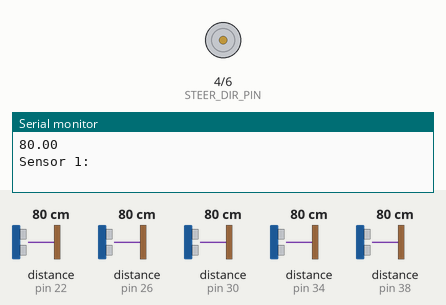
Simulated run of this sketch. Board: Arduino Uno, built with avr-gcc and run on an emulated ATmega328P. On the bench: direction and speed pins drawn as motors (green arrow = direction pin HIGH = forward, orange = LOW = backward, longer = more drive), the last lines printed to the serial monitor. The test bench sets the inputs (shaded band); at power-on: distance to the obstacle (sensors on pin 22, pin 26, pin 30, pin 34, pin 38) 80 cm. The echo pulse lasts 58.3 µs per cm.

Above: at 1.2 s.
1.3 s: distance to the obstacle (sensor on pin 22) set to 11 cm
4.3 s: distance to the obstacle (sensor on pin 22) set to 8 cm
5.8 s: distance to the obstacle (sensor on pin 26) set to 11 cm
8.8 s: distance to the obstacle (sensor on pin 26) set to 8 cm
11.8 s: distance to the obstacle (sensor on pin 30) set to 65 cm
14.0 s: distance to the obstacle (sensor on pin 30) set to 54 cm
At 15.5 s:
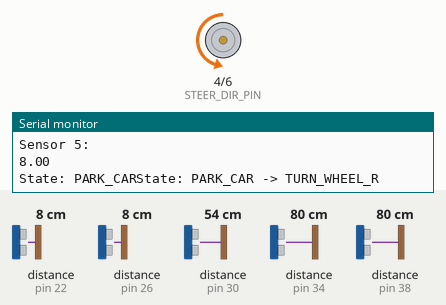
At 16.2 s:
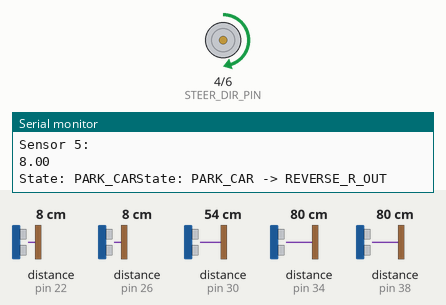
Timing chart, 0 to 18.0 s (numbered marks = the images above; inputs shaded):
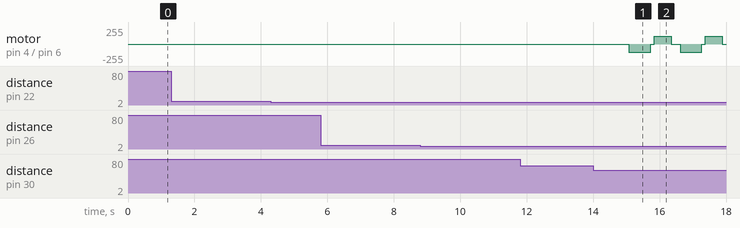

The sketch:

foo.c.ino
```cpp
#include "head.h"
#include "algorithm.h"
#include <HCSR04.h>

UltraSonicDistanceSensor Sensor_0(S0_TRIG,S0_ECHO);
UltraSonicDistanceSensor Sensor_1(S1_TRIG,S1_ECHO);
UltraSonicDistanceSensor Sensor_2(S2_TRIG,S2_ECHO);
UltraSonicDistanceSensor Sensor_3(S3_TRIG,S3_ECHO);
//UltraSonicDistanceSensor Sensor_4(S4_TRIG,S4_ECHO);
UltraSonicDistanceSensor Sensor_5(S5_TRIG,S5_ECHO);
tByte State = MID;
double Sensors_Current[6] = {0};
double Sensors_Prev[6] = {0};
unsigned long T1,T2,TIME_TICK = 80;
static Vehicle V1;

void SET_DC(u8 value){
  switch(value){
    case FRONT:
    digitalWrite(DC_DIR_PIN, FRONT_DIR);
    analogWrite(DC_PWM_PIN,DC_SPEED_PWM);
    break;

    case REAR:
    digitalWrite(DC_DIR_PIN,REAR_DIR);
    analogWrite(DC_PWM_PIN,DC_SPEED_PWM);
    break;

    case STOP:
    analogWrite(DC_PWM_PIN,0);
    break;
  }
}

void SET_SERVO(u8 value){
  switch(value){
    case LEFT:
    switch(State){
      case MID:
      digitalWrite(STEER_DIR_PIN,LEFT_DIR);
      analogWrite(STEER_PWM_PIN,STEER_SPEED_PWM);
      delay(Delay_time_ms);
      analogWrite(STEER_PWM_PIN,0);
      break;

      case RIGHT:
      digitalWrite(STEER_DIR_PIN,LEFT_DIR);
      analogWrite(STEER_PWM_PIN,STEER_SPEED_PWM);
      delay((Delay_time_ms *2));
      analogWrite(STEER_PWM_PIN,0);
      break;
    }
    State = LEFT;
    break;

    case MID:
    switch(State){
      case LEFT:
      digitalWrite(STEER_DIR_PIN,RIGHT_DIR);
      analogWrite(STEER_PWM_PIN,STEER_SPEED_PWM);
      delay(Delay_time_ms*0.8);
      analogWrite(STEER_PWM_PIN,0);
      break;

      case RIGHT:
      digitalWrite(STEER_DIR_PIN,LEFT_DIR);
      analogWrite(STEER_PWM_PIN,STEER_SPEED_PWM);
      delay(Delay_time_ms*0.8);
      analogWrite(STEER_PWM_PIN,0);
      break;
    }
    State = MID;
    break;

    case RIGHT:
    switch(State){
      case MID:
      digitalWrite(STEER_DIR_PIN,RIGHT_DIR);
      analogWrite(STEER_PWM_PIN,STEER_SPEED_PWM);
      delay(Delay_time_ms);
      analogWrite(STEER_PWM_PIN,0);
      break;

      case LEFT:
      digitalWrite(STEER_DIR_PIN,RIGHT_DIR);
      analogWrite(STEER_PWM_PIN,STEER_SPEED_PWM);
      delay((Delay_time_ms*2));
      analogWrite(STEER_PWM_PIN,0);
      break;
    }
    State = RIGHT;
    break;

  }
}

void Algorithm_init(void){
    V1.general = REST;
    V1.detect_park = STARTUP_MODE;
    V1.park_car = MOVE_FWD;
}

void Algorithm_update(void){
    T1 = millis();
    static tWord time_count = 0;
    static tWord distance_cm  = 0;
    tWord   increment=0;
    tWord   side_sensor_ratio = 0;

    Sensors_Current[0] = Sensor_0.measureDistanceCm();
    Sensors_Current[1] = Sensor_1.measureDistanceCm();
    Sensors_Current[2] = Sensor_2.measureDistanceCm();
    Sensors_Current[3] = Sensor_3.measureDistanceCm();
    //Sensors_Current[4] = Sensor_4.measureDistanceCm();
    Sensors_Current[5] = Sensor_5.measureDistanceCm();
    Serial.print("Sensor 0: \n");
    Serial.println(Sensors_Current[0]);
    Serial.print("Sensor 1: \n");
    Serial.println(Sensors_Current[1]);
    Serial.print("Sensor 2: \n");
    Serial.println(Sensors_Current[2]);
    Serial.print("Sensor 3: \n");
    Serial.println(Sensors_Current[3]);
    Serial.print("Sensor 4: \n");
    Serial.println(Sensors_Current[4]);
    Serial.print("Sensor 5: \n");
    Serial.println(Sensors_Current[5]);

    switch(V1.general){

    case REST:
        Serial.print("State: REST");
        SET_DC(STOP);
        SET_SERVO(MID);
        V1.general = DETECT_PARK;
        break;

    case DETECT_PARK:
        Serial.print("State: DETECT_PARK");
        switch(V1.detect_park){

        case STARTUP_MODE:
            Serial.print("State: DETECT_PARK -> STARTUP_MODE");
            V1.detect_park = NO_DETECTION;
            SET_DC(FRONT);
            SET_SERVO(MID);
            break;

        case NO_DETECTION:
            Serial.print("State: DETECT_PARK -> NO_DETECTION");
            if (Sensors_Current[5] <= MIN_OBSTACLE_SPACE)
                V1.detect_park = PAUSE_DETECTION;
            else if (Sensors_Current[3] >= PARK_WIDTH)
                V1.detect_park = POSSIBLE_PARK_SPACE;
            break;

        case PAUSE_DETECTION:
            Serial.print("State: DETECT_PARK -> PAUSE_DETECTION");
            SET_DC(STOP);
            if (Sensors_Current[5] >= MIN_OBSTACLE_SPACE){
                V1.detect_park = NO_DETECTION;
                SET_DC(FRONT);
                }
            break;

        case POSSIBLE_PARK_SPACE:
            Serial.print("State: DETECT_PARK -> POSSIBLE_PARK_SPACE");
            if ((Sensors_Current[3] >= PARK_WIDTH) && (Sensors_Prev[3] >= PARK_WIDTH))
                V1.detect_park = START_OF_PARK_SPACE;
            else{
                V1.detect_park = NO_DETECTION;
            }
            break;

        case START_OF_PARK_SPACE:
            Serial.print("State: DETECT_PARK -> START_OF_PARK_SPACE");
            if (Sensors_Current[3] >= PARK_WIDTH || Sensors_Current[2] >= PARK_WIDTH){
                time_count += TIME_TICK;
            }
            else{
                distance_cm = CAR_VELOCITY * time_count /10;
                V1.detect_park = POSSIBLE_END_OF_PARK_SPACE;
            }
            break;

        case POSSIBLE_END_OF_PARK_SPACE:
            Serial.print("State: DETECT_PARK -> POSSIBLE_END_OF_PARK_SPACE");
            if ((Sensors_Current[3] <= PARK_WIDTH) && (Sensors_Current[2] <= PARK_WIDTH)){
                V1.detect_park = END_OF_PARK_SPACE;
            }
            else{
                V1.detect_park = START_OF_PARK_SPACE;
            }
            break;

        case END_OF_PARK_SPACE:
            Serial.print("State: DETECT_PARK -> END_OF_PARK_SPACE");
            if (distance_cm >= PARK_LENGTH){
                    V1.general = STOP;
                }
            else{
                    V1.detect_park = NO_DETECTION;
                }
            distance_cm = 0;
            time_count = 0;
            break;
        }
        break;

    case STOP:
        Serial.print("State: STOP");
        SET_DC(STOP);
        SET_SERVO(MID);
        V1.general = PARK_CAR;
        break;

    case PARK_CAR:
        Serial.print("State: PARK_CAR");
        switch(V1.park_car){

        case MOVE_FWD:
            Serial.print("State: PARK_CAR -> MOVE_FWD");
            SET_SERVO(MID);
            SET_DC(FRONT);
            time_count += TIME_TICK;
            distance_cm = CAR_VELOCITY * time_count /10;
            if (distance_cm >= MAX_LENGTH_AFTER_PARK){
                    SET_DC(STOP);
                    SET_SERVO(MID);
                    V1.park_car = TURN_WHEEL_R;
                    time_count = 0;
                    distance_cm = 0;
            }
            break;

        case TURN_WHEEL_R:
            Serial.print("State: PARK_CAR -> TURN_WHEEL_R");
            SET_SERVO(LEFT);   //OPPOSITE PARKING
            SET_DC(STOP);
            V1.park_car = REVERSE_R_OUT;
            break;

        case REVERSE_R_OUT:
            Serial.print("State: PARK_CAR -> REVERSE_R_OUT");
            SET_DC(REAR);
            for(increment=0;increment< SENSORS_NUMBERS;increment++)
            {
                if (Sensors_Current[increment] <= MIN_OBSTACLE_SPACE)
                {
                    //Sensors_Current[increment] = Sensors_GetReading(increment);
                    if (Sensors_Current[increment] <= MIN_OBSTACLE_SPACE)
                    {
                        SET_DC(STOP);
                        SET_SERVO(MID);
                        V1.park_car = MOVE_FWD;
                        break;
                    }
                }
            }
            side_sensor_ratio = Sensors_Current[2]/Sensors_Current[3];
            if ((side_sensor_ratio>= PARK_RATIO_UPPER) || (side_sensor_ratio <= PARK_RATIO_LOWER)){
                V1.park_car = MOVE_FWD;
            }
            if (Sensors_Current[1] < MIN_CORNER_LEN)
            V1.park_car = REVERSE_R_IN;
            break;

        case REVERSE_R_IN:
            Serial.print("State: PARK_CAR -> REVERSE_R_IN");
            if ((Sensors_Current[2] <= MIN_SIDE_PARK_SPACE) || (Sensors_Current[0] <= MIN_REAR_PARK_SPACE))
                V1.park_car = REVERSE_LEFT;
            break;

        case REVERSE_LEFT:
            Serial.print("State: PARK_CAR -> REVERSE_LEFT");
            SET_DC(STOP);
            SET_SERVO(RIGHT);
            SET_DC(REAR);
            if(Sensors_Current[0] <= MIN_OBSTACLE_SPACE)
                V1.park_car = FWD_RIGHT;
            break;

        case FWD_RIGHT:
            Serial.print("State: PARK_CAR -> FWD_RIGHT");
            SET_DC(STOP);
            SET_SERVO(LEFT);
            SET_DC(FRONT);
            if(Sensors_Current[2] >= Sensors_Current[3])
                V1.park_car = TERMINATE;
            break;

        case TERMINATE:
            Serial.print("State: PARK_CAR -> TERMINATE");
            SET_DC(STOP);
            SET_SERVO(MID);
      V1.general = FINISH;
            break;
        }
        break;

  case FINISH:
    Serial.print("State: FINISH");
    SET_DC(STOP);
    SET_SERVO(MID);
    break;
    }

    Sensors_Prev[0] = Sensors_Current[0];
    Sensors_Prev[1] = Sensors_Current[1];
    Sensors_Prev[2] = Sensors_Current[2];
    Sensors_Prev[3] = Sensors_Current[3];
    Sensors_Prev[4] = Sensors_Current[4];
    Sensors_Prev[5] = Sensors_Current[5];
    T2 = millis();
    TIME_TICK = T2 - T1;
}
```

SOURCE_CODE.c.ino
```cpp
#include "head.h"
#include "algorithm.h"

void setup() {
  // put your setup code here, to run once:
  pinMode(DC_PWM_PIN, OUTPUT);
  pinMode(DC_DIR_PIN, OUTPUT);
  pinMode(STEER_PWM_PIN, OUTPUT);
  pinMode(STEER_DIR_PIN, OUTPUT);
  Serial.begin(9600);
  Algorithm_init();
}

void loop() {
  // put your main code here, to run repeatedly:
  Algorithm_update();
}
```

algorithm.h
```cpp
#ifndef ALGORITHM__H
#define ALGORITHM__H

#include "head.h"

//CAR DEPENDENT VARIABLES
#define PARK_LENGTH           (150)    //cm
#define PARK_WIDTH            (60)     //cm
#define CAR_VELOCITY          (10)    //cm/sec
#define MIN_OBSTACLE_SPACE    (30)    //cm
#define MAX_LENGTH_AFTER_PARK (40)  //cm
#define PARK_RATIO_UPPER      (4)
#define PARK_RATIO_LOWER      (2)
#define SENSORS_NUMBERS       (6)
#define MIN_SIDE_PARK_SPACE   (10)    //cm
#define MIN_REAR_PARK_SPACE   (10)    //cm
#define MIN_CORNER_LEN        (40)  //cm

typedef unsigned char       tByte;
typedef unsigned int        tWord;


typedef enum{
    REST,
    DETECT_PARK,
    STOP,
    PARK_CAR,
  FINISH
} st_general;

typedef enum{
    STARTUP_MODE,
    NO_DETECTION,
    PAUSE_DETECTION,
    POSSIBLE_PARK_SPACE,
    START_OF_PARK_SPACE,
    POSSIBLE_END_OF_PARK_SPACE,
    END_OF_PARK_SPACE,
    FINISHED_DETECTION
} st_detect_park;

typedef enum{
    MOVE_FWD,
    TURN_WHEEL_R,
    REVERSE_R_OUT,
    REVERSE_R_IN,
    REVERSE_LEFT,
    FWD_RIGHT,
    TERMINATE
} st_park_car;

typedef struct{
    tByte general;
    tByte detect_park;
    tByte park_car;
} Vehicle;


void Algorithm_init(void);
void Algorithm_update(void);

#endif // ALGORITHM__H
```

head.h
```cpp
#ifndef HEAD_H
#define HEAD_H

#include "algorithm.h"

//DRIVE MOTOR PIN CONFIGURATION
#define DC_PWM_PIN    7
#define DC_DIR_PIN    5
#define DC_SPEED_PWM  35

//STEERING MOTOR PIN CONFIGURATION
#define STEER_PWM_PIN    6
#define STEER_DIR_PIN    4
#define STEER_SPEED_PWM  120

#define FRONT         0
#define FRONT_DIR     HIGH
#define REAR          1
#define REAR_DIR      LOW
#define LEFT          0
#define LEFT_DIR      LOW
#define MID           2
#define RIGHT         1
#define RIGHT_DIR    HIGH
#define STOP          2
#define SCALE         1.2
#define Delay_time_ms    650

//INIT SENSOR PINS
#define S0_TRIG     (40)
#define S0_ECHO     (38)
#define S1_TRIG     (36)
#define S1_ECHO     (34)
#define S2_TRIG     (32)
#define S2_ECHO     (30)
#define S3_TRIG     (28)
#define S3_ECHO     (26)
//#define S4_TRIG     (1)
//#define S4_ECHO     (1)
#define S5_TRIG     (24)
#define S5_ECHO     (22)

#endif
```

Measured:
- the behaviour switches between 60 and 59 cm on distance to the obstacle (sensor on pin 30) (found by bisection; images 0 and 1)
- after the input at 14.0 s, motor on pin 4 (STEER_DIR_PIN) / pin 6 (STEER_PWM_PIN): stopped → backward 120/255 after 1.1 s, → stopped 0.65 s later, → forward 120/255 0.11 s later, → stopped 0.52 s later, … (8 changes in this stretch)
